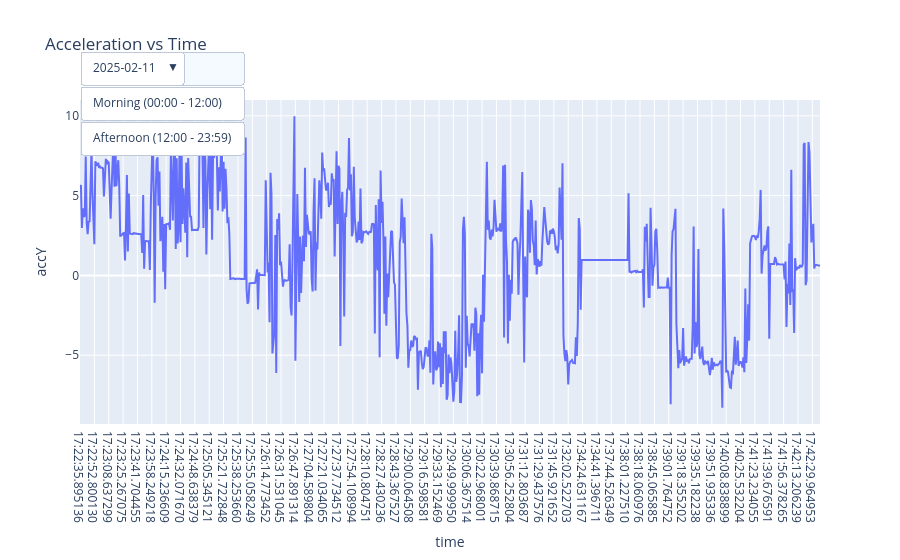

The notebook cell saved with this chart:
### Markdown cell above
###### Represents how the Y-axis acceleration (accY) changes over time for a specific filtered date

### Code cell
# Plot Time vs accY with Date as filter
fig = px.line(df, x='time', y='accY', title='Acceleration vs Time')

# Add a Date filter (to display only data for a specific date)
fig.update_layout(
    updatemenus=[
        dict(
            type="buttons",
            x=0,  # Align to the left
            xanchor="left",  # Set anchor to left
            y=1.15,
            yanchor="top",
            buttons=[
                dict(
                    args=[{'xaxis.range': ['00:00:00', '23:59:59']}],
                    label="All Time",
                    method="relayout"
                ),
                dict(
                    args=[{'xaxis.range': ['00:00:00', '12:00:00']}],
                    label="Morning (00:00 - 12:00)",
                    method="relayout"
                ),
                dict(
                    args=[{'xaxis.range': ['12:00:01', '23:59:59']}],
                    label="Afternoon (12:00 - 23:59)",
                    method="relayout"
                )
            ]
        ),
        dict(
            type="dropdown",
            x=0,  # Align to the left
            xanchor="left",  # Set anchor to left
            y=1.15,
            yanchor="top",
            buttons=[
                dict(
                    args=[{'x': [df[df['date'] == date]['time'] for date in df['date'].unique()]}],
                    label=str(date),
                    method="relayout"
                ) for date in df['date'].unique()
            ]
        )
    ]
)

# Show the plot
fig.show()

### Figure 1 — Plotly figure (JSON) as saved in the notebook; plotly's stock layout.template omitted (floating-point values rounded to 4 significant figures; data arrays with more than 128 entries replaced by an {"elided": "..."} marker saying what was removed)
{"data": [{"hovertemplate": "time=%{x}<br>accY=%{y}<extra></extra>", "legendgroup": "", "line": {"color": "#636efa", "dash": "solid"}, "marker": {"symbol": "circle"}, "mode": "lines", "name": "", "orientation": "v", "showlegend": false, "type": "scatter", "x": {"elided": "774 str values"}, "xaxis": "x", "y": {"elided": "774 float values"}, "yaxis": "y"}], "layout": {"legend": {"tracegroupgap": 0}, "title": {"text": "Acceleration vs Time"}, "updatemenus": [{"buttons": [{"args": [{"xaxis.range": ["00:00:00", "23:59:59"]}], "label": "All Time", "method": "relayout"}, {"args": [{"xaxis.range": ["00:00:00", "12:00:00"]}], "label": "Morning (00:00 - 12:00)", "method": "relayout"}, {"args": [{"xaxis.range": ["12:00:01", "23:59:59"]}], "label": "Afternoon (12:00 - 23:59)", "method": "relayout"}], "type": "buttons", "x": 0, "xanchor": "left", "y": 1.15, "yanchor": "top"}, {"buttons": [{"args": [{"x": {"elided": "1x774 str values"}}], "label": "2025-02-11", "method": "relayout"}], "type": "dropdown", "x": 0, "xanchor": "left", "y": 1.15, "yanchor": "top"}], "xaxis": {"anchor": "y", "domain": [0, 1], "title": {"text": "time"}}, "yaxis": {"anchor": "x", "domain": [0, 1], "title": {"text": "accY"}}}}
